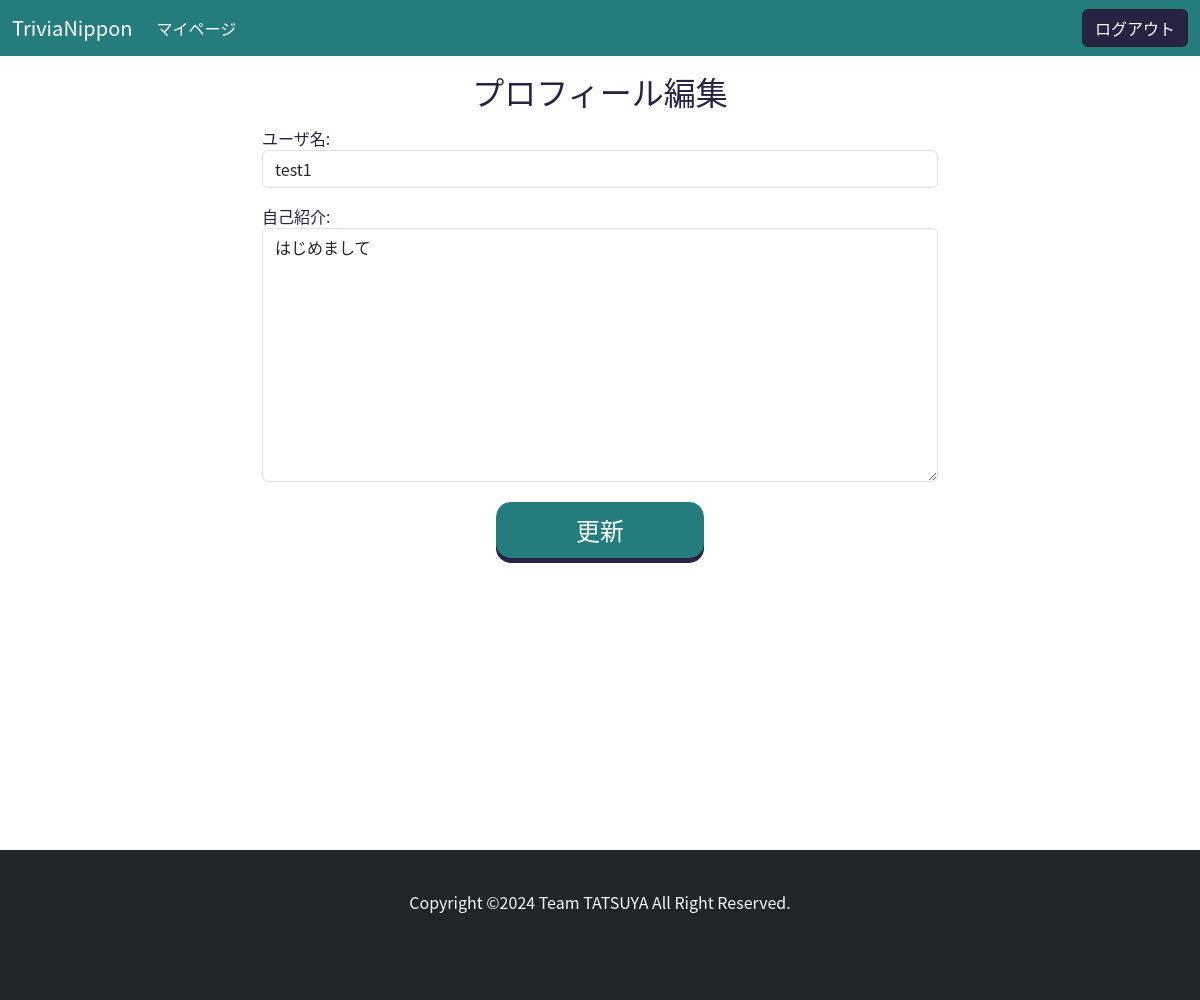
Page /account/update/1/ (signed in) on the earlier database version.
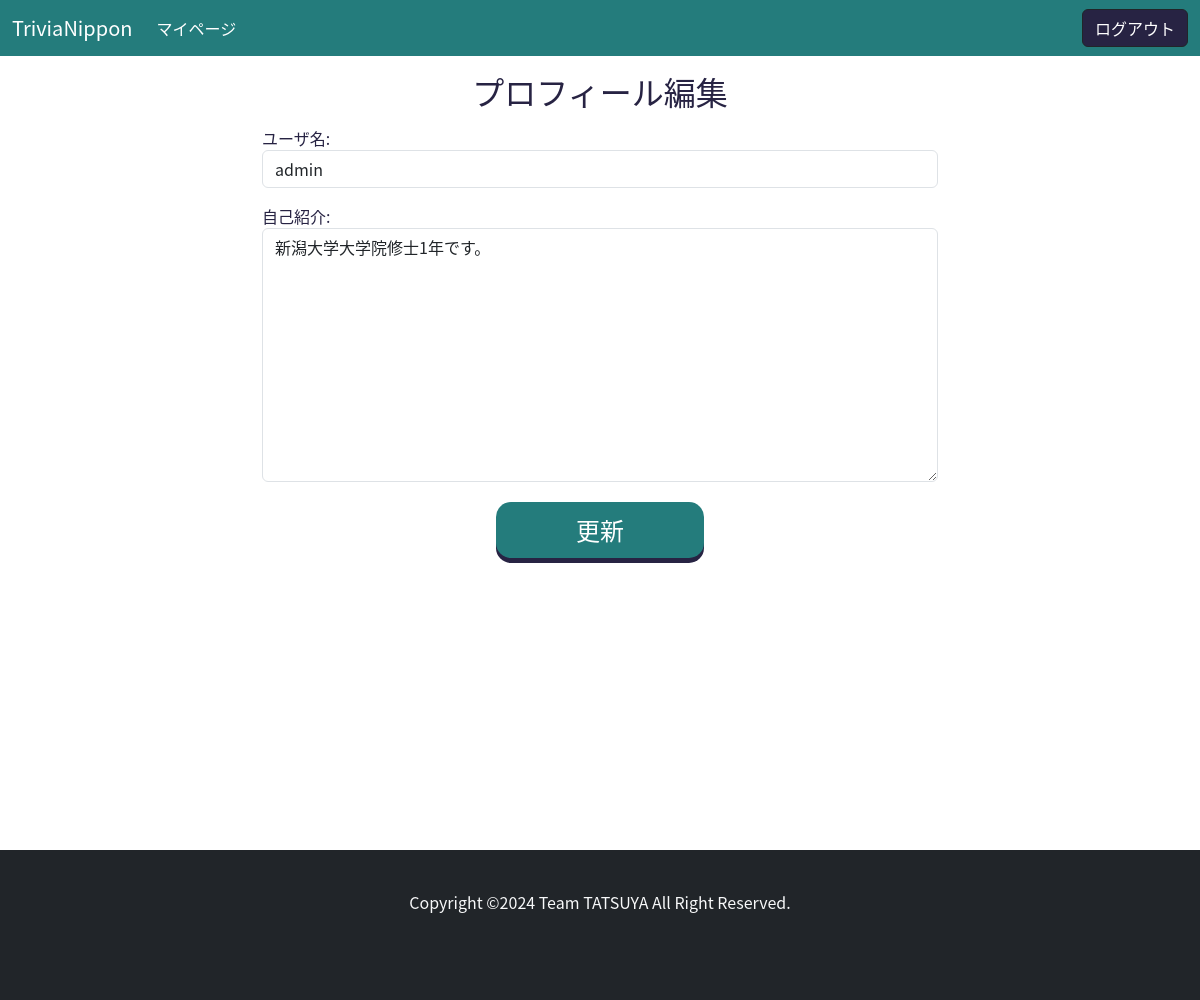
Same page on the later database version.
### accounts/models.py (models this page shows, shortened)
class Profile(models.Model):
    user = models.OneToOneField(User, on_delete=models.CASCADE)
    username = models.CharField(verbose_name="ユーザ名", max_length=255)
    bio = models.TextField(verbose_name="自己紹介", blank=True, null=True)
    create_at = models.DateTimeField()
    update_at = models.DateTimeField()
    class Meta:
        db_table = 'profiles'

### accounts/views.py (the view, shortened to what this page needs)
# urls.py: path("update/<int:pk>/", EditProfileView.as_view(), name="update"),
class EditProfileView(LoginRequiredMixin, OwnProfileOnly, SuccessMessageMixin, UpdateView):
    template_name = "accounts/update.html"
    model = Profile
    form_class = EditProfileForm
    success_message = "アカウントを更新しました"

### accounts/forms.py (shortened to what this page needs)
class EditProfileForm(forms.ModelForm):
    bio = forms.CharField(label="自己紹介", widget=forms.Textarea, required=False)
    class Meta:
        model = Profile
        fields = ["username", "bio"]
    def __init__(self, *args, **kwargs):
        for field in self.base_fields.values():
            field.widget.attrs.update({"class":"form-control"})
        super().__init__(*args, **kwargs)

### accounts/views.py (called while the page is built)
    def test_func(self):
        profile_obj = self.get_object()
        try:
            return profile_obj == self.request.user.profile
        except:
            return False

### templates/accounts/update.html (shortened to what this page needs)
{% extends "base.html" %}
{% block content %}
<div class="container my-3">
    <h2 class="text-center my-3">プロフィール編集</h2>
    <div class="container my-3" style="max-width:700px;">
        <form method="POST">
            {{ form.as_p }}
            <div class="text-center">
                <button class="button-search" type="submit" class="form-control btn btn-primary">更新</button>
            </div>
        </form>
    </div>
</div>
{% endblock content %}

Differences in the rows shown:
changed Profile: username "test1" → "admin"; bio "はじめまして" → "新潟大学大学院修士1年です。"
